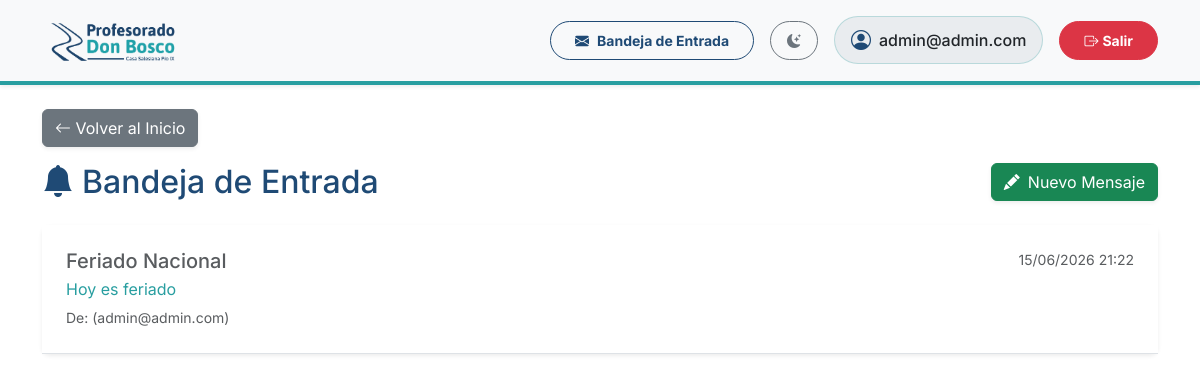
The page /comunicaciones/inbox/ (signed in) on the database as committed earlier.
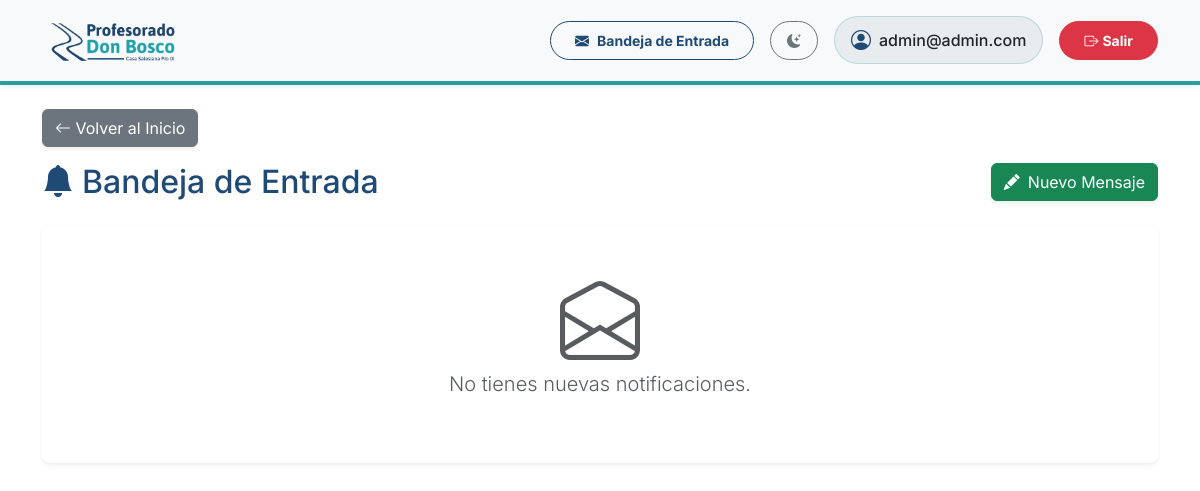
The same page on the database as committed later.
### gestion/models.py (models this page shows, shortened)
class Notificacion(models.Model):
    usuario = models.ForeignKey(User, on_delete=models.CASCADE, related_name='notificaciones')
    comunicado = models.ForeignKey(Comunicado, on_delete=models.CASCADE, related_name='notificaciones_individuales')
    leida = models.BooleanField(default=False)
    fecha_lectura = models.DateTimeField(null=True, blank=True)
    class Meta:
        unique_together = ['usuario', 'comunicado']

class Comunicado(models.Model):
    DESTINATARIOS_CHOICES = [
        ('TODOS', 'Toda la Institución'),
        ('DOCENTES', 'Todos los Docentes'),
        ('DOCENTES_CARRERA', 'Docentes por Carrera'),
        ('ALUMNOS', 'Todos los Alumnos'),
        ('ALUMNOS_CARRERA', 'Alumnos por Carrera'),
        ('COMISION', 'Alumnos de una Comisión Específica'),
        ('ADMINS', 'Solo Administradores (Sistema)'),
    ]
    titulo = models.CharField('Título', max_length=200)
    mensaje = models.TextField('Mensaje')
    fecha_creacion = models.DateTimeField('Fecha de Creación', auto_now_add=True)
    autor = models.ForeignKey(User, on_delete=models.CASCADE, related_name='comunicados_enviados')
    tipo_destinatario = models.CharField('Destinatarios', max_length=20, choices=DESTINATARIOS_CHOICES)
    plan_estudio = models.ForeignKey(PlanDeEstudio, on_delete=models.CASCADE, null=True, blank=True, help_text="Requerido si se envía por carrera")
    comision = models.ForeignKey(Comision, on_delete=models.CASCADE, null=True, blank=True, help_text="Requerido si se envía a una comisión")

### gestion/views.py (the view)
# urls.py: path('comunicaciones/inbox/', mis_notificaciones, name='mis_notificaciones'),
@login_required
def mis_notificaciones(request):
    from .models import Notificacion
    notificaciones = Notificacion.objects.filter(usuario=request.user).order_by('-comunicado__fecha_creacion')
    return render(request, 'gestion/comunicaciones/inbox.html', {
        'notificaciones': notificaciones
    })

### gestion/context_processors.py (called while the page is built)
def notificaciones_context(request):
    if request.user.is_authenticated:
        from gestion.models import Notificacion
        unread_count = Notificacion.objects.filter(usuario=request.user, leida=False).count()
        return {'unread_notifications_count': unread_count}
    return {'unread_notifications_count': 0}

### gestion/templates/gestion/comunicaciones/inbox.html
{% extends 'base.html' %}
{% block back_button %}
<a href="{% url 'dashboard' %}" class="btn btn-secondary shadow-sm">
    <i class="bi bi-arrow-left"></i> Volver al Inicio
</a>
{% endblock %}
{% block content %}
<div class="row mb-4">
    <div class="col-12 d-flex justify-content-between align-items-center">
        <h2 class="text-primary mb-0"><i class="bi bi-bell-fill me-2"></i>Bandeja de Entrada</h2>
        {% if user.is_staff or user.perfil_docente %}
        <a href="{% url 'redactar_comunicado' %}" class="btn btn-success shadow-sm">
            <i class="bi bi-pencil-fill me-2"></i>Nuevo Mensaje
        </a>
        {% endif %}
    </div>
</div>
<div class="card shadow-sm border-0 rounded-3">
    <div class="card-body p-0">
        <div class="list-group list-group-flush">
            {% for noti in notificaciones %}
            <a href="{% url 'leer_notificacion' noti.id %}" class="list-group-item list-group-item-action p-4 border-bottom {% if not noti.leida %}bg-light border-start border-4 border-primary{% endif %}">
                <div class="d-flex w-100 justify-content-between">
                    <h5 class="mb-1 {% if not noti.leida %}fw-bold text-dark{% else %}text-muted{% endif %}">
                        {{ noti.comunicado.titulo }}
                    </h5>
                    <small class="text-muted">{{ noti.comunicado.fecha_creacion|date:"d/m/Y H:i" }}</small>
                </div>
                <p class="mb-1 text-truncate text-secondary" style="max-width: 80%;">
                    {{ noti.comunicado.mensaje }}
                </p>
                <small class="text-muted">De: {{ noti.comunicado.autor.first_name }} {{ noti.comunicado.autor.last_name }} ({{ noti.comunicado.autor.username }})</small>
            </a>
            {% empty %}
            <div class="p-5 text-center text-muted">
                <i class="bi bi-envelope-open display-1 mb-3"></i>
                <p class="lead">No tienes nuevas notificaciones.</p>
            </div>
            {% endfor %}
        </div>
    </div>
</div>
{% endblock %}

Rows that differ between the two databases and show on the page:
removed Notificacion: comunicado.titulo "Feriado Nacional", comunicado.fecha_creacion "15/06/2026 21:22", comunicado.mensaje "Hoy es feriado", comunicado.autor.username "admin@admin.com"
Other text that changed with them:
text now shown: "No tienes nuevas notificaciones."
